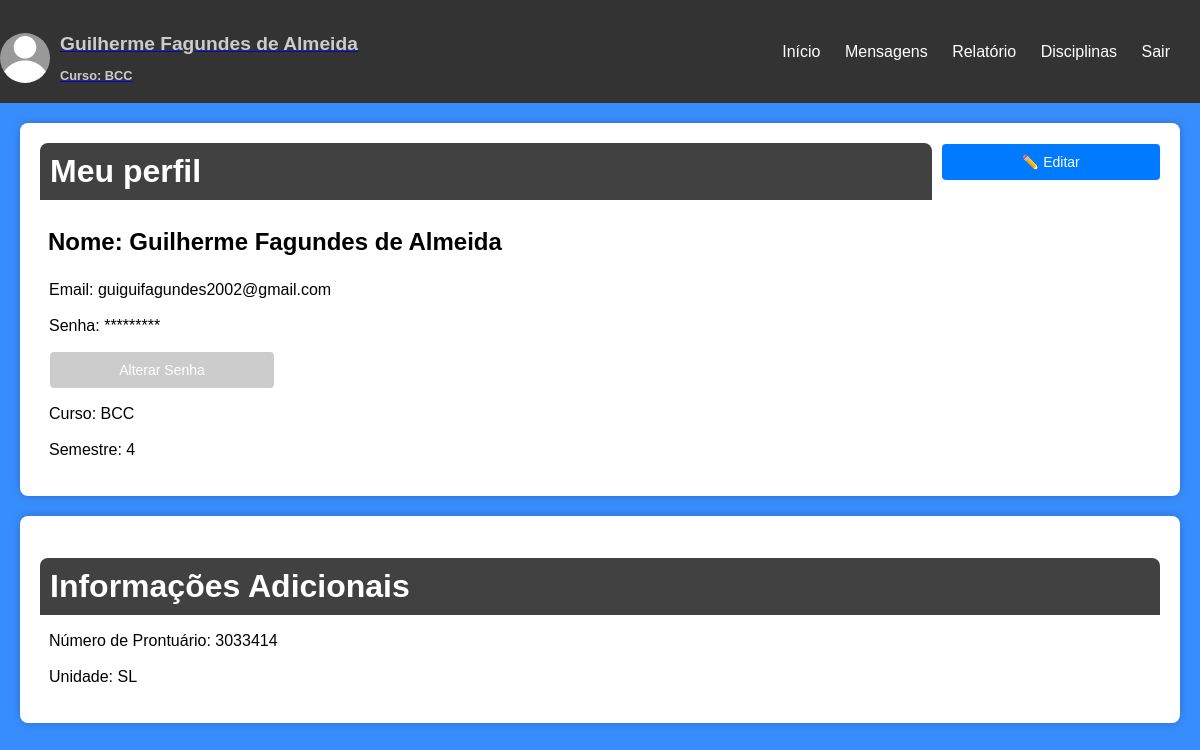
Screenshot of /perfil (signed in) with the database file from the repository.
### tables this page shows
CREATE TABLE alunos (
            numeroprontuario TEXT PRIMARY KEY,
            nome TEXT,
            email TEXT,
            senha TEXT,
            curso TEXT,
            semestre INTEGER,
            unidade TEXT,
            turma TEXT
        );

### main.py (the view)
@app.route('/perfil')
def perfil():
    email_usuario = session.get('usuario')  # Observe que estamos usando session.get() para evitar erros se o usuário não estiver logado.
    if email_usuario:
        conexao = sqlite3.connect('usuarios.db')
        cursor = conexao.cursor()
        cursor.execute('SELECT * FROM alunos WHERE email = ?', (email_usuario,))
        dados_usuario = cursor.fetchone()
        conexao.close()
        if dados_usuario:
            return render_template('perfil.html', usuario=dados_usuario)
        else:
            return render_template('erro.html')
    else:
        return redirect('/login')

### templates/perfil.html (shortened to what this page needs)
<!DOCTYPE html>
<html lang="pt-br">
<head>
    <link rel="stylesheet" type="text/css" href="../static/config/styles.css">
</head>
<body>
    <header>
        <div class="perfil">
            <a href="/perfil">
            <img src="../static/imagem/foto_perfil.webp" alt="Foto de Perfil">
        <div>
            <h1>{{usuario[1]}}</h1>
            <h2>Curso: {{usuario[4]}}</h2>
        </div>
        </a>
        </div>
        <nav>
            <ul>
                <li><a href="/inicio">Início</a></li>
                <li><a href="#">Mensagens</a></li>
                <li><a href="/relatorio">Relatório</a></li>
                <li><a href="/disciplina">Disciplinas</a></li>
                <li><a href="/logout">Sair</a></li>
            </ul>
        </nav>
    </header>
    <div class="content">
            <div style="display: flex; justify-content: space-between; align-items: center;">
                <h1 style="flex: 80%; margin: 0; padding: 10px; background-color: #424141; color: #fff;">Meu perfil</h1>
                <button onclick="abrirEditor()" style="flex: 20%; cursor: pointer; margin-left: 10px;">✏️ Editar</button>
            </div>
        <div>
            <div>
                <h2>Nome: {{ usuario[1] }}</h2>
                <p>Email: {{ usuario[2] }}</p>
                <p>Senha: *********</p>
                <button onclick="abrirAlterarSenha()" style="width: 20%; background-color: #ccc; color: #fff; cursor: pointer; margin-left: 10px; margin-bottom: 0px;">Alterar Senha</button>
                <p>Curso: {{ usuario[4] }}</p>
                <p>Semestre: {{ usuario[5] }}</p>
            </div>
        </div>
    </div>
        <div class="content">
        <h1>Informações Adicionais</h1>
            <div>
                <p>Número de Prontuário: {{ usuario[0] }}</p>
                <p>Unidade: {{ usuario[6] }}</p>
            </div>
</body>
</html>

### static/config/styles.css (style rules this page uses)
body { font-family: Arial, sans-serif; margin: 0; padding: 0; justify-content: center; align-items: center; min-height: 100vh; background-color: #388dfd; }
button { display: block; width: 100%; padding: 10px; background-color: #007bff; color: #fff; border: none; border-radius: 4px; cursor: pointer; margin-bottom: 20px; font-size: 14px; }
header { background-color: #333; color: #fff; padding: 10px; display: flex; justify-content: space-between; align-items: center; }
nav ul { list-style-type: none; padding: 0; margin: 0; }
nav li { display: inline; margin-right: 20px; }
nav a { text-decoration: none; color: #fff; }
ul { list-style-type: none; padding: 0; }
ul li { margin-bottom: 10px; }
header { background-color: #333; color: #fff; padding: 10px; text-align: right; }
.content { padding: 20px; background-color: #fff; margin: 20px; border-radius: 8px; box-shadow: 0 0 10px rgba(0, 0, 0, 0.2); }
.content h1 { margin-bottom: 10px; padding: 10px; background-color: #424141; color: #fff; border-top-left-radius: 8px; border-top-right-radius: 8px; }
.content h2 { margin-bottom: 1px; padding: 8px; background-color: #ffffff; color: #000; border-top-left-radius: 8px; border-top-right-radius: 8px; }
.content p { position: relative; margin-left: 8px; padding: 1px; background-color: #ffffff; color: #000; border-top-left-radius: 8px; border-top-right-radius: 8px; }
.perfil { margin-right: 20px; margin-top: 20px; }
.perfil img { width: 50px; height: 50px; border-radius: 50%; position: absolute; left: 0; margin-top: 3px; }
.perfil h1 { font-size: 1.2rem; text-align: left; margin-left: 50px; margin-top: 3px; color:#ccc; font-style: inherit; text-decoration: none; }
.perfil h2 { font-size: 0.8rem; margin-top: 0px; text-align: left; bottom: 5px; margin-left: 50px; color: #ccc; font-style: inherit; text-decoration: none; }

### templates/perfil.html (style rules this page uses)
.content { padding: 20px; background-color: #fff; margin: 20px; border-radius: 8px; box-shadow: 0 0 10px rgba(0, 0, 0, 0.2); }
.content h1, content button { margin-bottom: 10px; padding: 10px; background-color: #424141; color: #fff; border-top-left-radius: 8px; border-top-right-radius: 8px; }
.content h2 { margin-bottom: 1px; padding: 8px; background-color: #ffffff; color: #000; border-top-left-radius: 8px; border-top-right-radius: 8px; }
.content p { position: relative; margin-left: 8px; padding: 1px; background-color: #ffffff; color: #000; border-top-left-radius: 8px; border-top-right-radius: 8px; }

### rows the page displays
alunos: nome "Guilherme Fagundes de Almeida", curso "BCC", email "guiguifagundes2002@gmail.com", semestre "4", numeroprontuario "3033414", unidade "SL"
